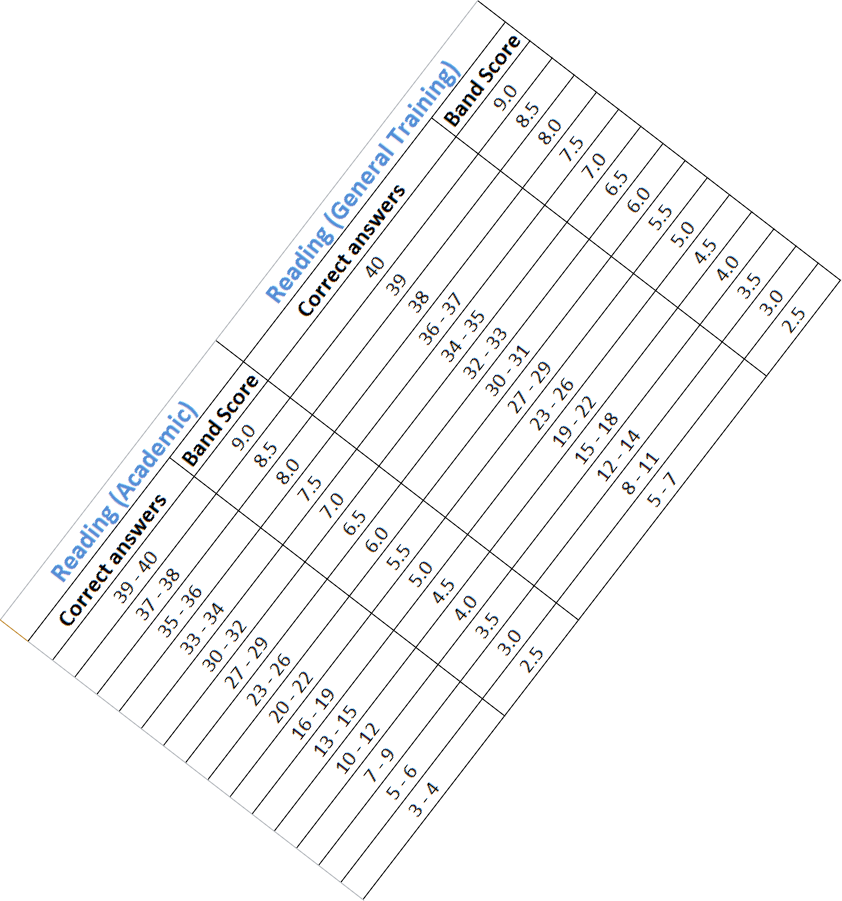
#> input picture images/rotated_bangdiem.png, 842 x 901 px
$ jupyter execute hough_line_detect.ipynb
#> lines starting #> are read from the running program, lines starting #| are printed output that depends on the picture
#> further down, img is the input picture: shape (901, 842, 3); mean B, G, R 246.8, 246.4, 246.1
[cell 1]
import numpy as np
import cv2
import matplotlib.pyplot as plt
from matplotlib.colors import NoNorm
import math

[cell 2]
def rgb2gray(rgb):
    return np.dot(rgb[..., :3], [0.299, 0.587, 0.114]).astype(np.uint8)


def hough_line(img, angle_step=1, lines_are_white=True, value_threshold=5):
    """
    Hough transform for lines
    Input:
    img - 2D grayscale image - numpy ndarray
    angle_step - Spacing between angles to use every n-th angle
                 between -90 and 90 degrees. Default step is 1.
    lines_are_white - boolean indicating whether lines to be detected are white
    value_threshold - Pixel values above or below the value_threshold are edges
    Returns:
    accumulator - 2D array of the hough transform accumulator
    theta - array of angles used in computation, in radians.
    rhos - array of rho values. Max size is 2 times the diagonal
           distance of the input image.
    """
#> called with angle_step = 1, lines_are_white = True, value_threshold = 5
    # Rho and Theta ranges
    thetas = np.deg2rad(np.arange(-90.0, 90.0, angle_step))
    width, height = img.shape
#> width = 901; height = 842
    diag_len = int(round(math.sqrt(width * width + height * height)))
#> diag_len = 1233
    rhos = np.linspace(-diag_len, diag_len, diag_len * 2)
#> rhos = 2466 values from -1233 to 1233

    # bien dung lai
    cos_t = np.cos(thetas)
    sin_t = np.sin(thetas)
    num_thetas = len(thetas)

    # hough accumulator
    accumulator = np.zeros((2 * diag_len, num_thetas), dtype=np.uint8)
    # (row, col) indexes to edges
    are_edges = img > value_threshold if lines_are_white else img < value_threshold
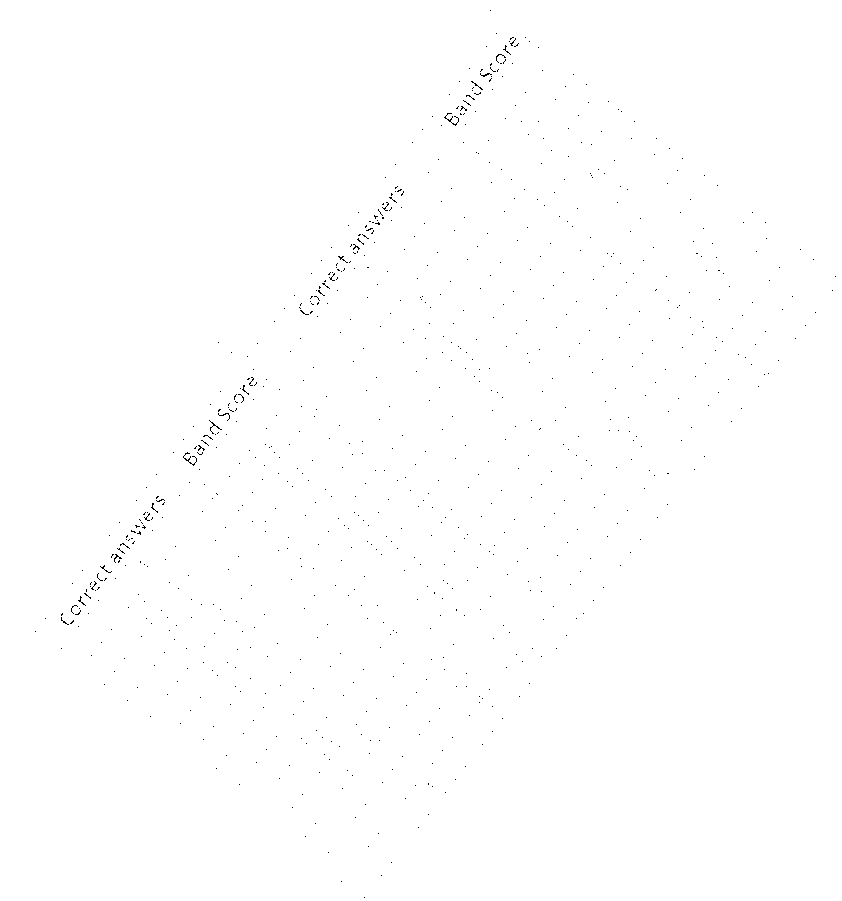
#> are_edges: shape (901, 842) bool; 99.8% white; black in thin lines or dots
    y_idxs, x_idxs = np.nonzero(are_edges)

    # vote
    for i in range(len(x_idxs)):
        x = x_idxs[i]
        y = y_idxs[i]

        for t_idx in range(num_thetas):
            # Calculate rho. diag_len is added for a positive index
            rho = diag_len + int(round(x * cos_t[t_idx] + y * sin_t[t_idx]))
            accumulator[rho, t_idx] += 1
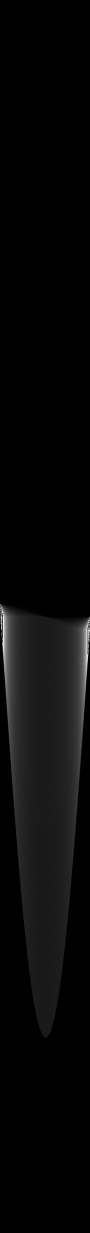
#> accumulator: shape (2466, 180) (shown at 1/2 size); min 0, max 254, mean 8.4

    return accumulator, thetas, rhos


def show_hough_line(accumulator, thetas, rhos,):
    plt.imshow(accumulator, aspect='auto', cmap='jet', extent=[np.rad2deg(thetas[-1]), np.rad2deg(thetas[0]), rhos[-1], rhos[0]])
    plt.show()

def show_image(image, title="sample", figsize=(8,6), tickoff=False):
  plt.figure(figsize=figsize)
  if image.ndim == 2:
      plt.imshow(image, cmap="gray", norm=NoNorm())
  else:
      plt.imshow(image)
  plt.title(title)
  plt.show()

def show_double_image(image1,image2, title="Sample",figsize=(8,6)):
  fig, (ax1, ax2) = plt.subplots(1, 2,figsize=figsize)
  fig.suptitle(title)
  ax1.imshow(image1,cmap="gray", norm=NoNorm())
  ax2.imshow(image2,cmap="gray", norm=NoNorm())

[cell 3]
img = cv2.imread('./images/rotated_bangdiem.png', cv2.IMREAD_COLOR)
img_gray = rgb2gray(img)
show_image(img, "Input image")
